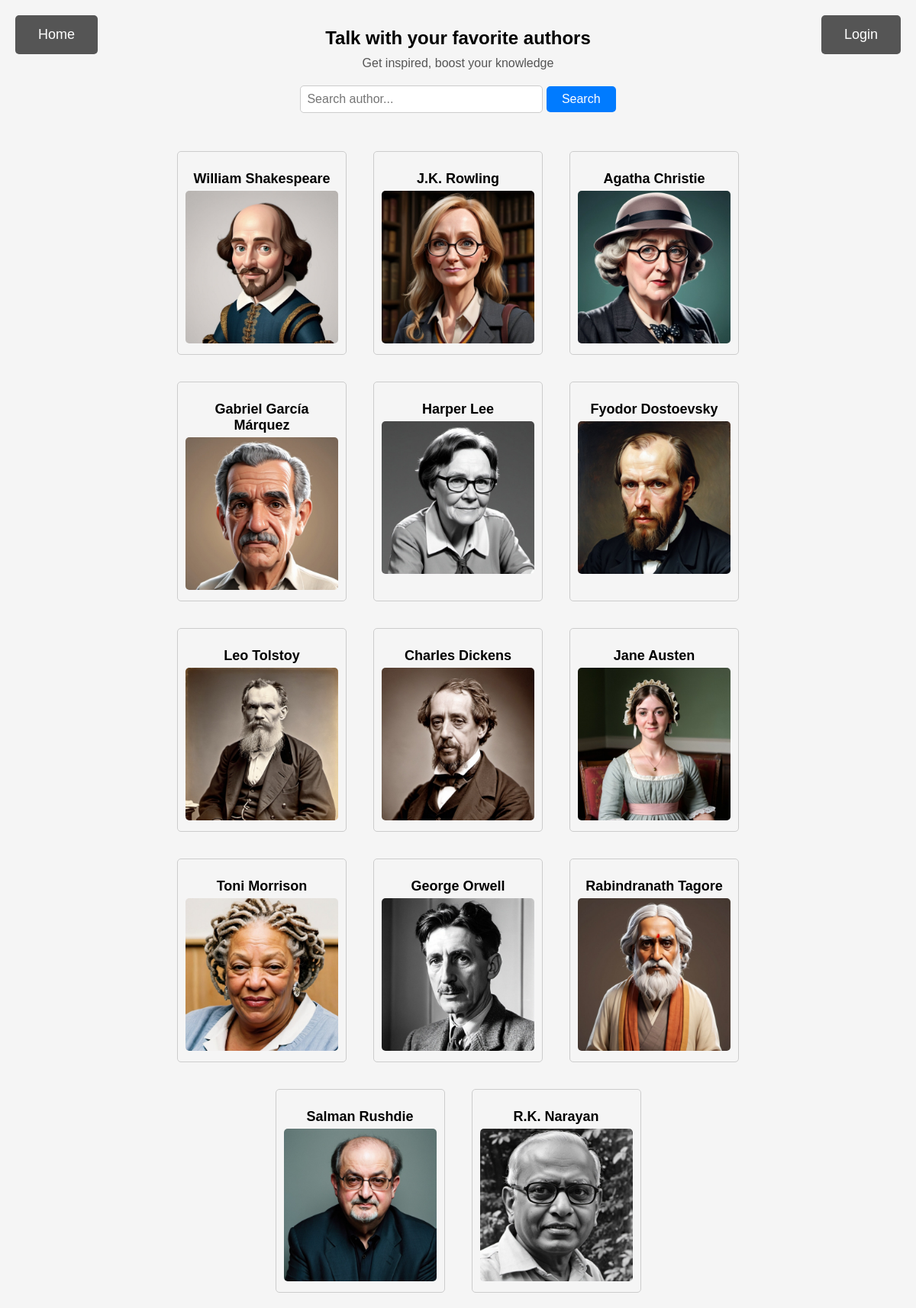
The page / on the database its author committed.
### groqapp/models.py (models this page shows, shortened)
class Author(models.Model):
    name = models.CharField(max_length=255)
    image = models.ImageField(upload_to='authors', blank=True, default='default.jpg')
    sex = models.CharField(max_length=1, choices=(('M', 'Male'), ('F', 'Female')))

### groqapp/views.py (the view)
# urls.py: path('', home, name='home'),
def home(request):
    authors = Author.objects.all()
    context = {
        "authors":authors,
    }
    return render(request,'index.html', context)

### groqapp/context_processors.py (called while the page is built)
def loading_context_processor(request):
    return {'loading_text': "Let's see what we can do today, what you have in mind ?"}

### templates/index.html (shortened to what this page needs)
<!DOCTYPE html>
{% load static %}
<html lang="en">
<head>
</head>
<body>
  <div class="container">
    {% if user.is_authenticated %}
    <h1 class="heading">Hi, <span style="color: #007bff;">{{request.user}}</span> Talk with your favorite authors</h1>
    <a href="{% url 'logout' %}" class="logout-button">Logout</a>
    {% else %}
    <h1 class="heading">Talk with your favorite authors</h1>
    <a href="{% url 'login' %}" class="logout-button">Login</a>
    {% endif %}
    <span class="sub-heading">Get inspired, boost your knowledge</span>
    <a href="{% url 'home' %}" class="go-back-button">Home</a>
    <div class="search-container">
        <form action="{% url 'search_author' %}" method="GET">
          <input type="text" name="q" class="search-input" placeholder="Search author...">
          <button type="submit" class="search-button">Search</button>
        </form>
    </div>
    <div class="author-container">
      {% if authors %}
          {% for author in authors %}
              <div class="author-box">
                  <h2>{{ author.name }}</h2>
                  <a href="{% if user.is_authenticated %}{% url 'chat_completion_author' author.name %}{% else %}{% url 'login' %}?next={{ request.path }}{% endif %}">
                      {% if author.image %}
                          <img src="{{ author.image.url }}" alt="{{ author.name }} Image">
                      {% else %}
                          <img src="{% static 'no_photo.jpg' %}" alt="Static Image">
                      {% endif %}
                  </a>
              </div>
          {% endfor %}
      {% endif %}
  </div>
</body>
</html>

### templates/index.html (style rules this page uses)
body { font-family: Arial, sans-serif; background-color: #f5f5f5; margin: 0; padding: 0; position: relative; }
.container { max-width: 800px; margin: 0 auto; padding: 20px; text-align: center; }
.author-container { display: flex; flex-wrap: wrap; justify-content: center; gap: 35px; margin-top: 50px; }
.author-box { width: 200px; padding: 10px; border: 1px solid #ccc; border-radius: 5px; }
.author-box h2 { font-size: 18px; margin-bottom: 5px; }
.author-box img { width: 100%; height: auto; border-radius: 5px; }
.heading { font-size: 24px; margin-bottom: 10px; }
.sub-heading { color: #555; }
.search-container { margin-top: 20px; }
.search-input { width: 300px; padding: 8px; font-size: 16px; border: 1px solid #ccc; border-radius: 5px; }
.search-button { padding: 8px 20px; font-size: 16px; background-color: #007bff; color: #fff; border: none; border-radius: 5px; cursor: pointer; }
.go-back-button { display: inline-block; padding: 15px 30px; font-size: 18px; background-color: #555; color: #fff; border: none; border-radius: 5px; cursor: pointer; text-decoration: none; transition: background-color 0.2s ease-in-out; position: absolute; top: 20px; left: 20px; }
.logout-button { display: inline-block; padding: 15px 30px; font-size: 18px; background-color: #555; color: #fff; border: none; border-radius: 5px; cursor: pointer; text-decoration: none; transition: background-color 0.2s ease-in-out; position: absolute; top: 20px; right: 20px; }

### rows shown on the page
Author: name "William Shakespeare", image (picture)
Author: name "J.K. Rowling", image (picture)
Author: name "Agatha Christie", image (picture)
Author: name "Gabriel García Márquez", image (picture)
Author: name "Harper Lee", image (picture)
Author: name "Fyodor Dostoevsky", image (picture)
Author: name "Leo Tolstoy", image (picture)
Author: name "Charles Dickens", image (picture)
Author: name "Jane Austen", image (picture)
Author: name "Toni Morrison", image (picture)
Author: name "George Orwell", image (picture)
Author: name "Rabindranath Tagore", image (picture)
Author: name "Salman Rushdie", image (picture)
Author: name "R.K. Narayan", image (picture)
